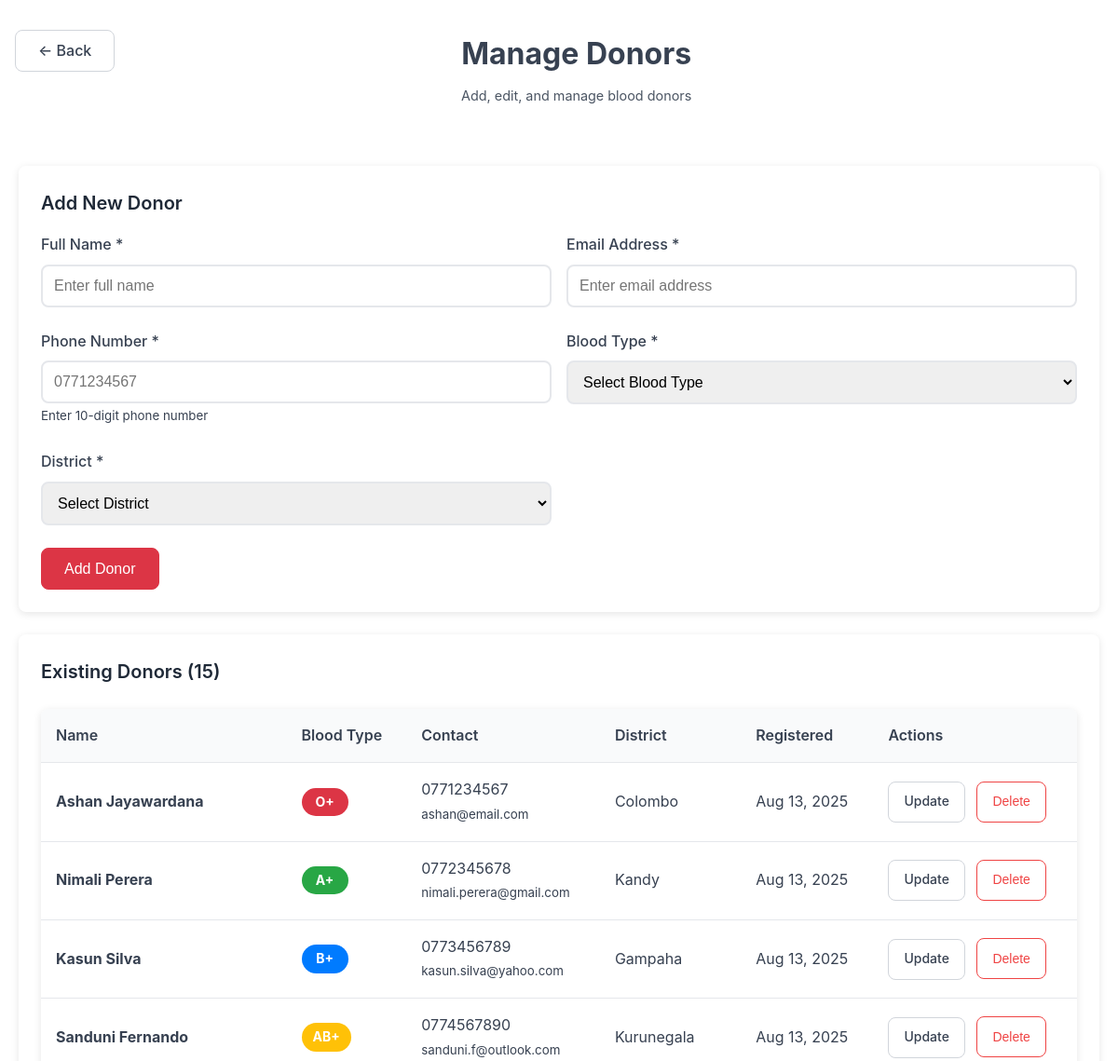
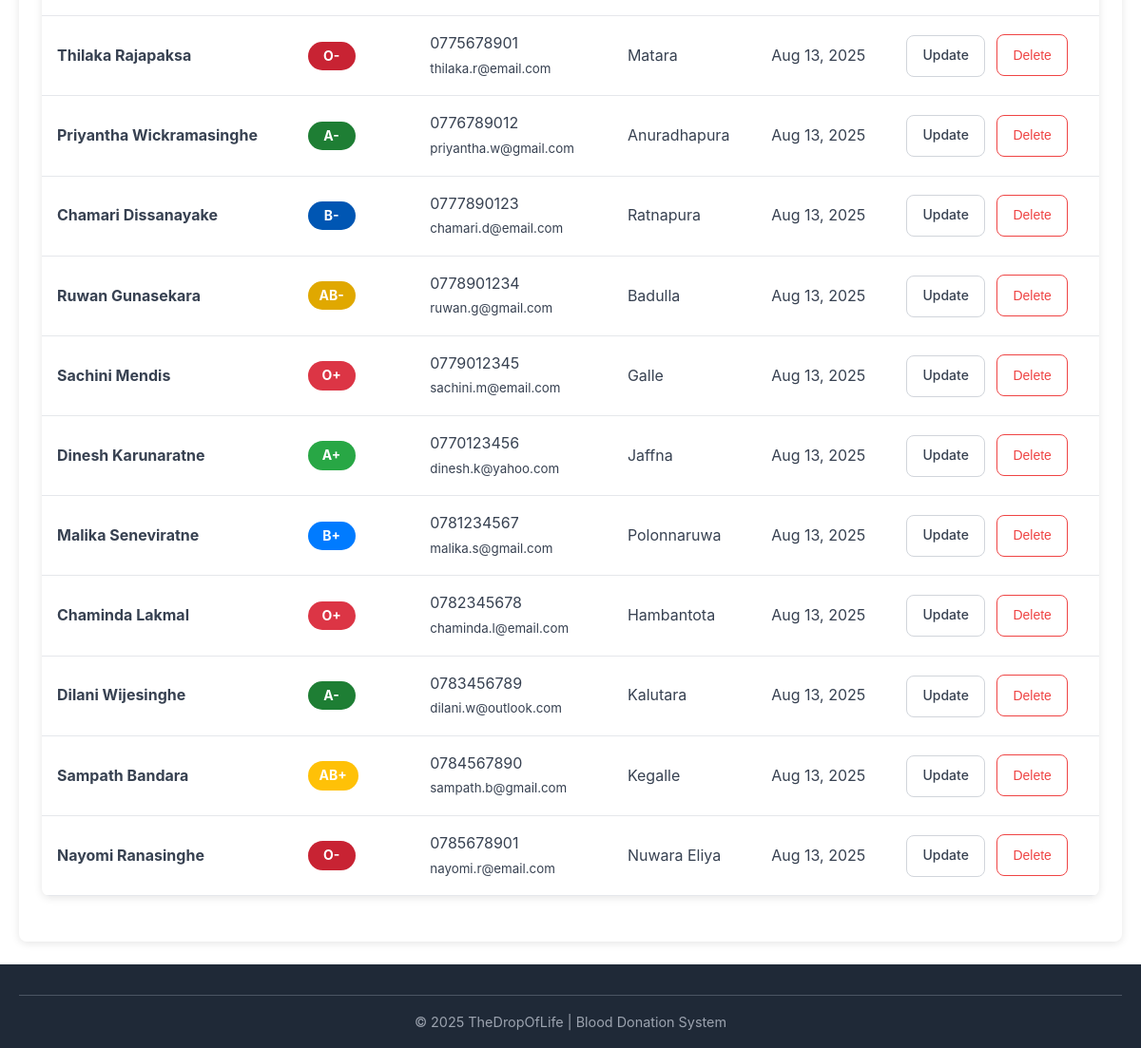
Screenshot of /manage-donors.php with the database file from the repository (2 pictures, top to bottom).
### tables this page shows
CREATE TABLE donors (
    donor_id INT AUTO_INCREMENT PRIMARY KEY,
    name VARCHAR(100) NOT NULL,
    email VARCHAR(100) NOT NULL UNIQUE,
    phone VARCHAR(20),
    blood_type VARCHAR(5),
    district VARCHAR(100),
    created_at TIMESTAMP DEFAULT CURRENT_TIMESTAMP
);

### includes/db.php (called while the page is built, shortened)
<?php
class Database {
    public static function escapeHtml($output) {
        return htmlspecialchars($output, ENT_QUOTES, 'UTF-8');
    }
}
?>

### manage-donors.php (the view, shortened to what this page needs)
<?php
require_once 'includes/db.php';
$edit_donor = null;
try {
    $db = Database::getInstance()->getConnection();
    $stmt = $db->prepare("SELECT * FROM donors ORDER BY created_at DESC");
    $stmt->execute();
    $donors = $stmt->fetchAll(PDO::FETCH_ASSOC);
} catch (Exception $e) {
    error_log("Error fetching donors: " . $e->getMessage());
    $donors = [];
    $message = 'Unable to load donor information. Please refresh the page.';
    $messageType = 'danger';
}
$formData = $_SESSION['form_data'] ?? [];
?>
<!DOCTYPE html>
<html lang="en">
<head>
    <link rel="stylesheet" href="assets/css/style.css">
</head>
<body>
    <main>
        <div class="page-header" style="padding-top: 2rem;">
            <a href="donors.php" class="btn btn--outline">← Back</a>
            <div class="page-header__content">
                <h1>Manage Donors</h1>
                <p class="page-subtitle">Add, edit, and manage blood donors</p>
            </div>
        </div>
        <div class="container">
            <div class="card">
                <h2 class="card__title"><?= $edit_donor ? 'Edit Donor' : 'Add New Donor' ?></h2>
                <form method="POST" action="" novalidate>
                    <div class="form-row">
                        <div class="form-group">
                            <label class="form-label" for="name">Full Name *</label>
                            <input type="text" class="form-control" name="name" id="name"
                                   value="<?= Database::escapeHtml($edit_donor['name'] ?? $formData['name'] ?? '') ?>"
                                   required maxlength="100" placeholder="Enter full name">
                        </div>
                        <div class="form-group">
                            <label class="form-label" for="email">Email Address *</label>
                            <input type="email" class="form-control" name="email" id="email"
                                   value="<?= Database::escapeHtml($edit_donor['email'] ?? $formData['email'] ?? '') ?>"
                                   required maxlength="100" placeholder="Enter email address">
                        </div>
                    </div>
                    <div class="form-row">
                        <div class="form-group">
                            <label class="form-label" for="phone">Phone Number *</label>
                            <input type="tel" class="form-control" name="phone" id="phone"
                                   value="<?= Database::escapeHtml($edit_donor['phone'] ?? $formData['phone'] ?? '') ?>"
                                   required pattern="[0-9]{10}" maxlength="10" placeholder="0771234567">
                            <small>Enter 10-digit phone number</small>
                        </div>
                        <div class="form-group">
                            <label class="form-label" for="blood_type">Blood Type *</label>
                            <select class="form-control" name="blood_type" id="blood_type" required>
                                <option value="">Select Blood Type</option>
                            </select>
                        </div>
                    </div>
                    <div class="form-row">
                        <div class="form-group">
                            <label class="form-label" for="district">District *</label>
                            <select class="form-control" name="district" id="district" required>
                                <option value="">Select District</option>
                            </select>
                        </div>
                        <div class="form-group">
                        </div>
                    </div>
                    <button type="submit" class="btn btn--primary">
                        <?= $edit_donor ? 'Update Donor' : 'Add Donor' ?>
                    </button>
                </form>
            </div>
            <div class="card">
                <h2 class="card__title">Existing Donors (<?= count($donors) ?>)</h2>
                <?php if (empty($donors)): ?>
                    <div class="empty-state">
                        <h3>No donors found</h3>
                        <p>Add your first donor using the form above.</p>
                    </div>
                <?php else: ?>
                    <div class="table-container">
                        <table class="table">
                            <thead>
                                <tr>
                                    <th>Name</th>
                                    <th>Blood Type</th>
                                    <th>Contact</th>
                                    <th>District</th>
                                    <th>Registered</th>
                                    <th>Actions</th>
                                </tr>
                            </thead>
                            <tbody>
                                <?php foreach ($donors as $donor): ?>
                                    <tr>
                                        <td><strong><?= Database::escapeHtml($donor['name']) ?></strong></td>
                                        <td>
                                            <span class="blood-type blood-type-<?= strtolower(str_replace('+', '-pos', str_replace('-', '-neg', $donor['blood_type']))) ?>">
                                                <?= Database::escapeHtml($donor['blood_type']) ?>
                                            </span>
                                        </td>
                                        <td>
                                            <?= Database::escapeHtml($donor['phone']) ?><br>
                                            <small><?= Database::escapeHtml($donor['email']) ?></small>
                                        </td>
                                        <td><?= Database::escapeHtml($donor['district']) ?></td>
                                        <td><?= date('M d, Y', strtotime($donor['created_at'])) ?></td>
                                        <td>
                                            <a href="manage-donors.php?edit=<?= Database::escapeHtml($donor['donor_id']) ?>"
                                               class="btn btn--outline btn--sm" style="margin-right: 0.5rem;">Update</a>
                                            <form method="POST" style="display: inline;"
                                                  onsubmit="return confirm('Are you sure you want to delete this donor? This action cannot be undone.')">
                                                <button type="submit" class="btn btn--outline btn--danger btn--sm">Delete</button>
                                            </form>
                                        </td>
                                    </tr>
                                <?php endforeach; ?>
                            </tbody>
                        </table>
                    </div>
                <?php endif; ?>
            </div>
        </div>
    </main>
<?php include 'includes/footer.php'; ?>

### assets/css/style.css (style rules this page uses)
:root { --primary: #dc3545; --primary-light: #f5c6cb; --success: #28a745; --warning: #ffc107; --danger: #dc3545; --gray-50: #f9fafb; --gray-100: #f3f4f6; --gray-200: #e5e7eb; --gray-300: #d1d5db; --gray-400: #9ca3af; --gray-500: #6b7280; --gray-600: #4b5563; --gray-700: #374151; --gray-800: #1f2937; --white: #ffffff; --shadow: 0 2px 8px rgba(0,0,0,0.1); --radius: 8px; }
* { margin: 0; padding: 0; box-sizing: border-box; }
html, body { height: 100%; margin: 0; padding: 0; }
body { font-family: -apple-system, BlinkMacSystemFont, 'Segoe UI', Roboto, sans-serif; line-height: 1.6; color: var(--gray-700); background: var(--white); min-height: 100vh; display: flex; flex-direction: column; }
main { flex: 1; }
.container { max-width: 1200px; margin: 0 auto; padding: 0 20px; }
.page-header { display: flex; justify-content: space-between; align-items: flex-start; margin-bottom: 2rem; flex-wrap: wrap; gap: 1rem; padding: 0 1rem; }
.page-header__content { flex: 1; text-align: center; }
.page-header__content h1 { margin: 0 0 0.5rem 0; }
.page-subtitle { margin: 0; color: #666; font-size: 0.9rem; }
.page-subtitle { color: var(--gray-600); margin-bottom: 2rem; text-align: center; }
.btn { display: inline-block; padding: 0.75rem 1.5rem; border: 1px solid transparent; border-radius: var(--radius); text-decoration: none; font-weight: 500; text-align: center; cursor: pointer; transition: all 0.2s; font-size: 1rem; line-height: 1.2; min-height: 44px; box-sizing: border-box; }
.btn--primary { background: var(--primary); color: var(--white); border-color: var(--primary); }
.btn--outline { background: var(--white); color: var(--gray-700); border: 1px solid var(--gray-300); }
.btn--danger { background: #ef4444; color: var(--white); border-color: #ef4444; }
.btn--outline.btn--danger { background: var(--white); color: #ef4444; border-color: #ef4444; }
.btn--sm { padding: 0.75rem 1rem; font-size: 0.875rem; min-height: 44px; }
.card { background: var(--white); border-radius: var(--radius); padding: 1.5rem; box-shadow: var(--shadow); margin-bottom: 1.5rem; }
.card__title { font-size: 1.25rem; font-weight: 600; color: var(--gray-800); margin-bottom: 1rem; }
.form-group { margin-bottom: 1.5rem; }
.form-label { display: block; margin-bottom: 0.5rem; font-weight: 500; color: var(--gray-700); }
.form-control { width: 100%; padding: 0.75rem; border: 2px solid var(--gray-200); border-radius: var(--radius); font-size: 1rem; transition: border-color 0.2s; }
.form-row { display: grid; grid-template-columns: 1fr 1fr; gap: 1rem; }
.table-container { background: var(--white); border-radius: var(--radius); overflow: hidden; box-shadow: var(--shadow); margin: 1.5rem 0; }
.table { width: 100%; border-collapse: collapse; }
.table th, .table td { padding: 1rem; text-align: left; border-bottom: 1px solid var(--gray-200); }
.table th { background: var(--gray-50); font-weight: 600; color: var(--gray-700); }
.blood-type { display: inline-block; padding: 0.25rem 0.75rem; border-radius: 20px; font-weight: bold; font-size: 0.875rem; color: white; min-width: 50px; text-align: center; }
.blood-type-o-pos { background: #dc3545; }
.blood-type-o-neg { background: #c82333; }
.blood-type-a-pos { background: #28a745; }
.blood-type-a-neg { background: #1e7e34; }
.blood-type-b-pos { background: #007bff; }
.blood-type-b-neg { background: #0056b3; }
.blood-type-ab-pos { background: #ffc107; }
.blood-type-ab-neg { background: #e0a800; }

### rows the page displays
donors: name "Ashan Jayawardana", blood_type "O+", phone "0771234567", email "ashan@email.com", district "Colombo", created_at "Aug 13, 2025"
donors: name "Nimali Perera", blood_type "A+", phone "0772345678", email "nimali.perera@gmail.com", district "Kandy", created_at "Aug 13, 2025"
donors: name "Kasun Silva", blood_type "B+", phone "0773456789", email "kasun.silva@yahoo.com", district "Gampaha", created_at "Aug 13, 2025"
donors: name "Sanduni Fernando", blood_type "AB+", phone "0774567890", email "sanduni.f@outlook.com", district "Kurunegala", created_at "Aug 13, 2025"
donors: name "Thilaka Rajapaksa", blood_type "O-", phone "0775678901", email "thilaka.r@email.com", district "Matara", created_at "Aug 13, 2025"
donors: name "Priyantha Wickramasinghe", blood_type "A-", phone "0776789012", email "priyantha.w@gmail.com", district "Anuradhapura", created_at "Aug 13, 2025"
donors: name "Chamari Dissanayake", blood_type "B-", phone "0777890123", email "chamari.d@email.com", district "Ratnapura", created_at "Aug 13, 2025"
donors: name "Ruwan Gunasekara", blood_type "AB-", phone "0778901234", email "ruwan.g@gmail.com", district "Badulla", created_at "Aug 13, 2025"
donors: name "Sachini Mendis", blood_type "O+", phone "0779012345", email "sachini.m@email.com", district "Galle", created_at "Aug 13, 2025"
donors: name "Dinesh Karunaratne", blood_type "A+", phone "0770123456", email "dinesh.k@yahoo.com", district "Jaffna", created_at "Aug 13, 2025"
donors: name "Malika Seneviratne", blood_type "B+", phone "0781234567", email "malika.s@gmail.com", district "Polonnaruwa", created_at "Aug 13, 2025"
donors: name "Chaminda Lakmal", blood_type "O+", phone "0782345678", email "chaminda.l@email.com", district "Hambantota", created_at "Aug 13, 2025"
donors: name "Dilani Wijesinghe", blood_type "A-", phone "0783456789", email "dilani.w@outlook.com", district "Kalutara", created_at "Aug 13, 2025"
donors: name "Sampath Bandara", blood_type "AB+", phone "0784567890", email "sampath.b@gmail.com", district "Kegalle", created_at "Aug 13, 2025"
donors: name "Nayomi Ranasinghe", blood_type "O-", phone "0785678901", email "nayomi.r@email.com", district "Nuwara Eliya", created_at "Aug 13, 2025"

### other values shown
count($donors) "15"
